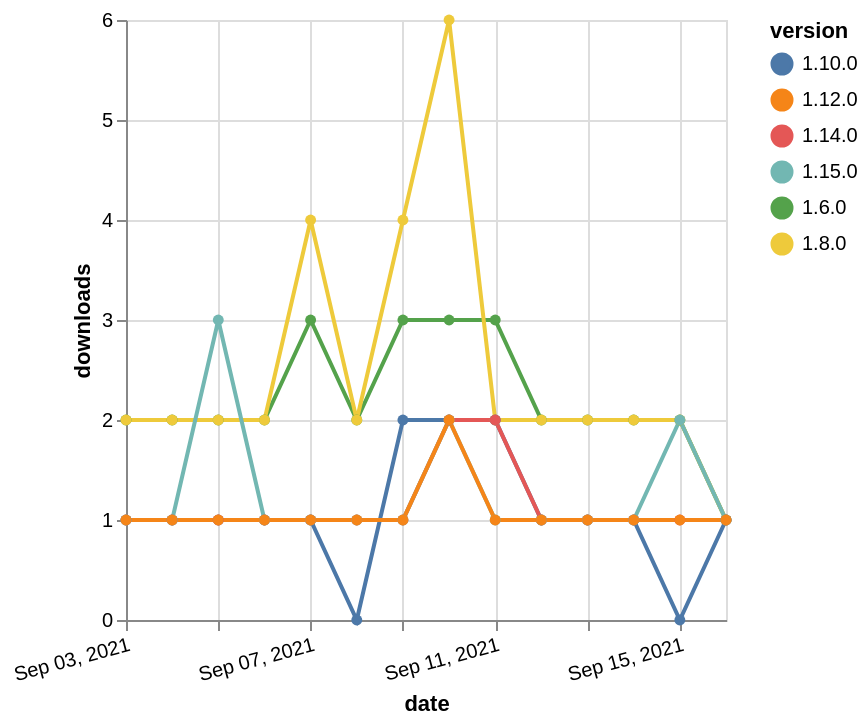

Specify this chart in Vega-Lite:
### Vega-Lite specification from a JSON file in a GitHub repository (floating-point values rounded to 4 significant figures)
{"$schema": "https://vega.github.io/schema/vega-lite/v5.json", "description": "A simple bar chart with embedded data.", "data": {"values": [{"date": "2021-09-03", "total": 2339, "delta": 2, "version": "1.6.0"}, {"date": "2021-09-04", "total": 2341, "delta": 2, "version": "1.6.0"}, {"date": "2021-09-05", "total": 2343, "delta": 2, "version": "1.6.0"}, {"date": "2021-09-06", "total": 2345, "delta": 2, "version": "1.6.0"}, {"date": "2021-09-07", "total": 2348, "delta": 3, "version": "1.6.0"}, {"date": "2021-09-08", "total": 2350, "delta": 2, "version": "1.6.0"}, {"date": "2021-09-09", "total": 2353, "delta": 3, "version": "1.6.0"}, {"date": "2021-09-10", "total": 2356, "delta": 3, "version": "1.6.0"}, {"date": "2021-09-11", "total": 2359, "delta": 3, "version": "1.6.0"}, {"date": "2021-09-12", "total": 2361, "delta": 2, "version": "1.6.0"}, {"date": "2021-09-13", "total": 2363, "delta": 2, "version": "1.6.0"}, {"date": "2021-09-14", "total": 2365, "delta": 2, "version": "1.6.0"}, {"date": "2021-09-15", "total": 2367, "delta": 2, "version": "1.6.0"}, {"date": "2021-09-16", "total": 2368, "delta": 1, "version": "1.6.0"}, {"date": "2021-09-03", "total": 2503, "delta": 2, "version": "1.8.0"}, {"date": "2021-09-04", "total": 2505, "delta": 2, "version": "1.8.0"}, {"date": "2021-09-05", "total": 2507, "delta": 2, "version": "1.8.0"}, {"date": "2021-09-06", "total": 2509, "delta": 2, "version": "1.8.0"}, {"date": "2021-09-07", "total": 2513, "delta": 4, "version": "1.8.0"}, {"date": "2021-09-08", "total": 2515, "delta": 2, "version": "1.8.0"}, {"date": "2021-09-09", "total": 2519, "delta": 4, "version": "1.8.0"}, {"date": "2021-09-10", "total": 2525, "delta": 6, "version": "1.8.0"}, {"date": "2021-09-11", "total": 2527, "delta": 2, "version": "1.8.0"}, {"date": "2021-09-12", "total": 2529, "delta": 2, "version": "1.8.0"}, {"date": "2021-09-13", "total": 2531, "delta": 2, "version": "1.8.0"}, {"date": "2021-09-14", "total": 2533, "delta": 2, "version": "1.8.0"}, {"date": "2021-09-15", "total": 2535, "delta": 2, "version": "1.8.0"}, {"date": "2021-09-16", "total": 2536, "delta": 1, "version": "1.8.0"}, {"date": "2021-09-03", "total": 251, "delta": 1, "version": "1.10.0"}, {"date": "2021-09-04", "total": 252, "delta": 1, "version": "1.10.0"}, {"date": "2021-09-05", "total": 253, "delta": 1, "version": "1.10.0"}, {"date": "2021-09-06", "total": 254, "delta": 1, "version": "1.10.0"}, {"date": "2021-09-07", "total": 255, "delta": 1, "version": "1.10.0"}, {"date": "2021-09-08", "total": 255, "delta": 0, "version": "1.10.0"}, {"date": "2021-09-09", "total": 257, "delta": 2, "version": "1.10.0"}, {"date": "2021-09-10", "total": 259, "delta": 2, "version": "1.10.0"}, {"date": "2021-09-11", "total": 261, "delta": 2, "version": "1.10.0"}, {"date": "2021-09-12", "total": 262, "delta": 1, "version": "1.10.0"}, {"date": "2021-09-13", "total": 263, "delta": 1, "version": "1.10.0"}, {"date": "2021-09-14", "total": 264, "delta": 1, "version": "1.10.0"}, {"date": "2021-09-15", "total": 264, "delta": 0, "version": "1.10.0"}, {"date": "2021-09-16", "total": 265, "delta": 1, "version": "1.10.0"}, {"date": "2021-09-03", "total": 190, "delta": 1, "version": "1.14.0"}, {"date": "2021-09-04", "total": 191, "delta": 1, "version": "1.14.0"}, {"date": "2021-09-05", "total": 192, "delta": 1, "version": "1.14.0"}, {"date": "2021-09-06", "total": 193, "delta": 1, "version": "1.14.0"}, {"date": "2021-09-07", "total": 194, "delta": 1, "version": "1.14.0"}, {"date": "2021-09-08", "total": 195, "delta": 1, "version": "1.14.0"}, {"date": "2021-09-09", "total": 196, "delta": 1, "version": "1.14.0"}, {"date": "2021-09-10", "total": 198, "delta": 2, "version": "1.14.0"}, {"date": "2021-09-11", "total": 200, "delta": 2, "version": "1.14.0"}, {"date": "2021-09-12", "total": 201, "delta": 1, "version": "1.14.0"}, {"date": "2021-09-13", "total": 202, "delta": 1, "version": "1.14.0"}, {"date": "2021-09-14", "total": 203, "delta": 1, "version": "1.14.0"}, {"date": "2021-09-15", "total": 204, "delta": 1, "version": "1.14.0"}, {"date": "2021-09-16", "total": 205, "delta": 1, "version": "1.14.0"}, {"date": "2021-09-03", "total": 166, "delta": 1, "version": "1.15.0"}, {"date": "2021-09-04", "total": 167, "delta": 1, "version": "1.15.0"}, {"date": "2021-09-05", "total": 170, "delta": 3, "version": "1.15.0"}, {"date": "2021-09-06", "total": 171, "delta": 1, "version": "1.15.0"}, {"date": "2021-09-07", "total": 172, "delta": 1, "version": "1.15.0"}, {"date": "2021-09-08", "total": 173, "delta": 1, "version": "1.15.0"}, {"date": "2021-09-09", "total": 174, "delta": 1, "version": "1.15.0"}, {"date": "2021-09-10", "total": 176, "delta": 2, "version": "1.15.0"}, {"date": "2021-09-11", "total": 177, "delta": 1, "version": "1.15.0"}, {"date": "2021-09-12", "total": 178, "delta": 1, "version": "1.15.0"}, {"date": "2021-09-13", "total": 179, "delta": 1, "version": "1.15.0"}, {"date": "2021-09-14", "total": 180, "delta": 1, "version": "1.15.0"}, {"date": "2021-09-15", "total": 182, "delta": 2, "version": "1.15.0"}, {"date": "2021-09-16", "total": 183, "delta": 1, "version": "1.15.0"}, {"date": "2021-09-03", "total": 203, "delta": 1, "version": "1.12.0"}, {"date": "2021-09-04", "total": 204, "delta": 1, "version": "1.12.0"}, {"date": "2021-09-05", "total": 205, "delta": 1, "version": "1.12.0"}, {"date": "2021-09-06", "total": 206, "delta": 1, "version": "1.12.0"}, {"date": "2021-09-07", "total": 207, "delta": 1, "version": "1.12.0"}, {"date": "2021-09-08", "total": 208, "delta": 1, "version": "1.12.0"}, {"date": "2021-09-09", "total": 209, "delta": 1, "version": "1.12.0"}, {"date": "2021-09-10", "total": 211, "delta": 2, "version": "1.12.0"}, {"date": "2021-09-11", "total": 212, "delta": 1, "version": "1.12.0"}, {"date": "2021-09-12", "total": 213, "delta": 1, "version": "1.12.0"}, {"date": "2021-09-13", "total": 214, "delta": 1, "version": "1.12.0"}, {"date": "2021-09-14", "total": 215, "delta": 1, "version": "1.12.0"}, {"date": "2021-09-15", "total": 216, "delta": 1, "version": "1.12.0"}, {"date": "2021-09-16", "total": 217, "delta": 1, "version": "1.12.0"}]}, "width": "container", "mark": {"type": "line", "point": {"filled": true}}, "encoding": {"x": {"field": "date", "type": "temporal", "timeUnit": "yearmonthdate", "title": "date", "axis": {"labelAngle": -15}}, "y": {"field": "delta", "type": "quantitative", "title": "downloads"}, "color": {"field": "version", "type": "nominal"}, "tooltip": {"field": "delta"}}}
